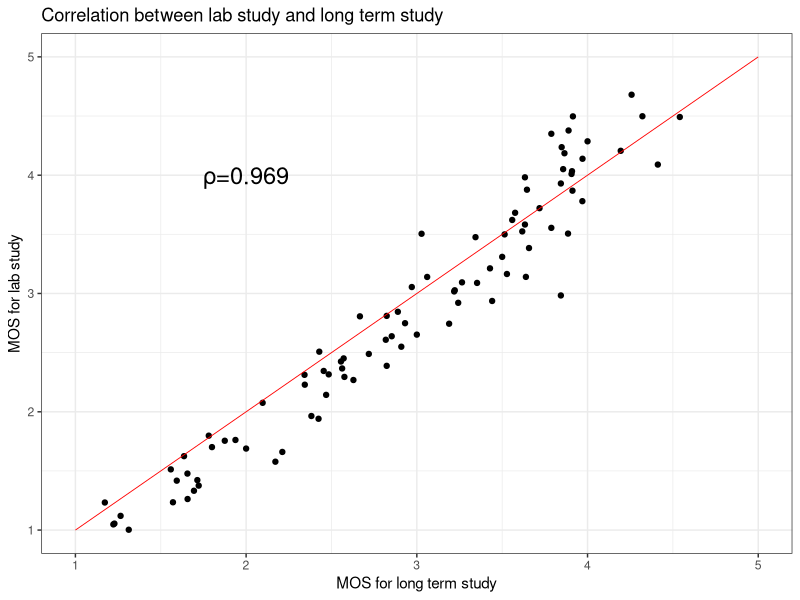
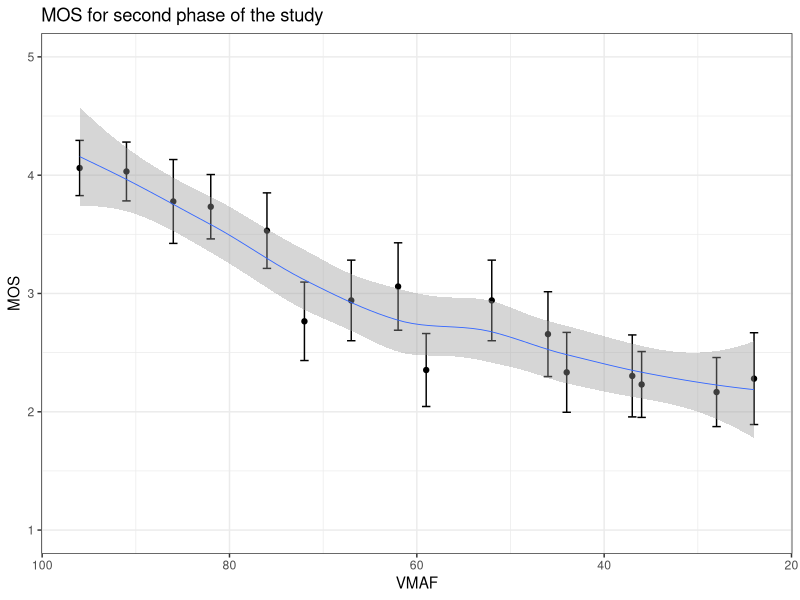
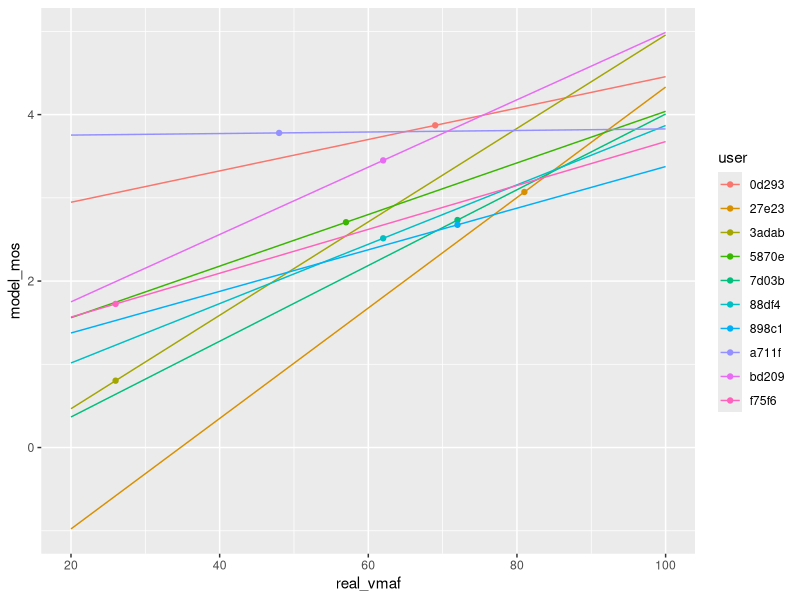
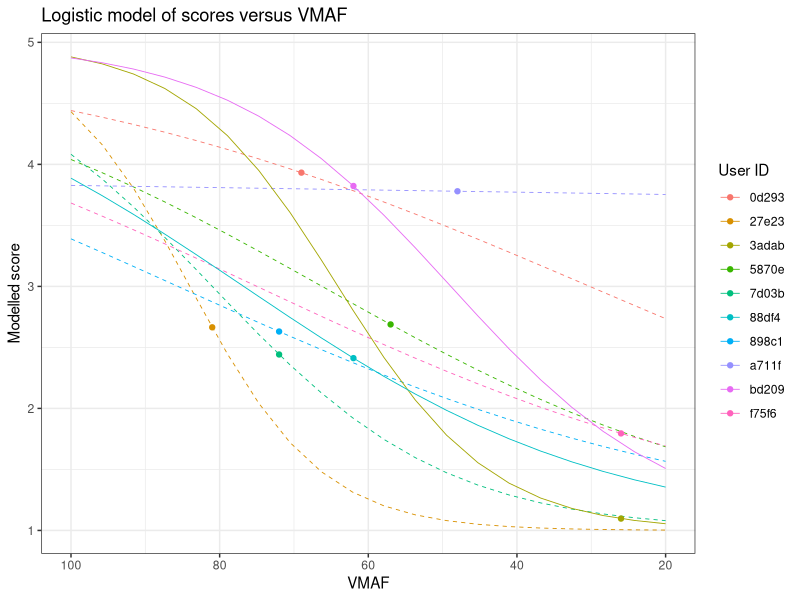
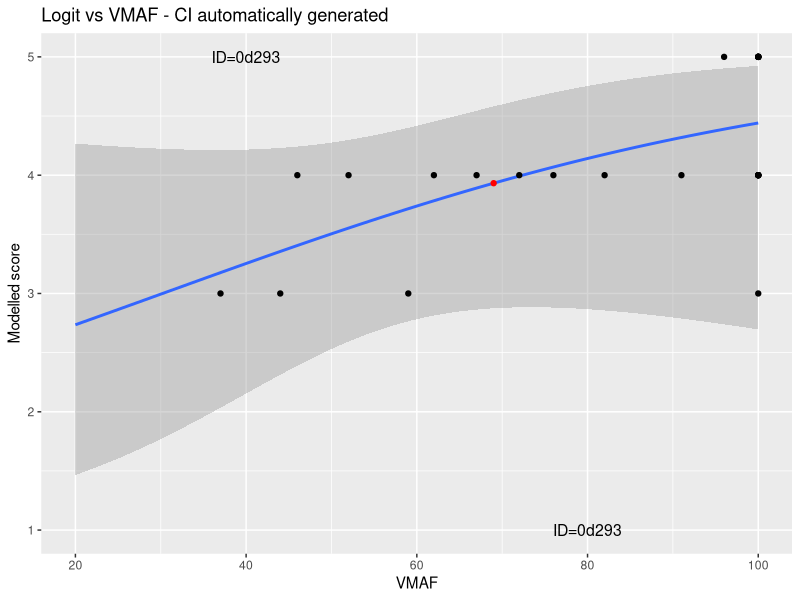
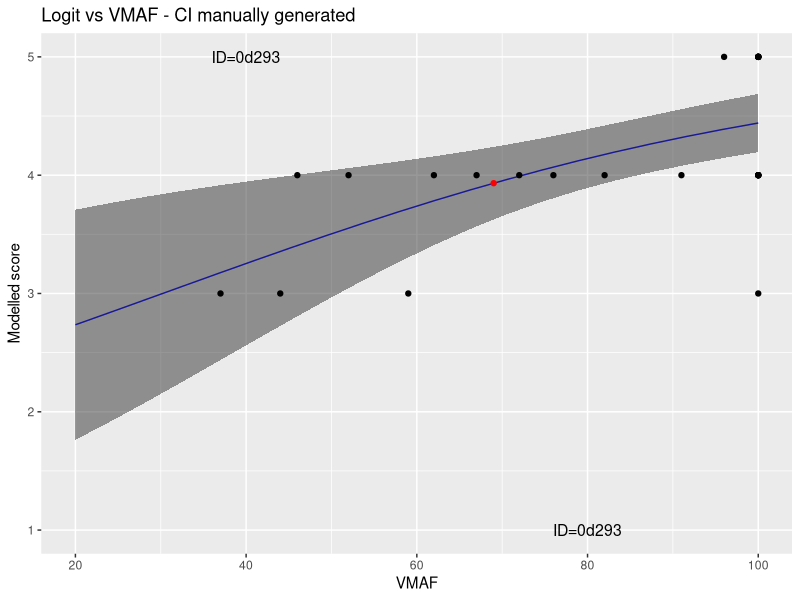
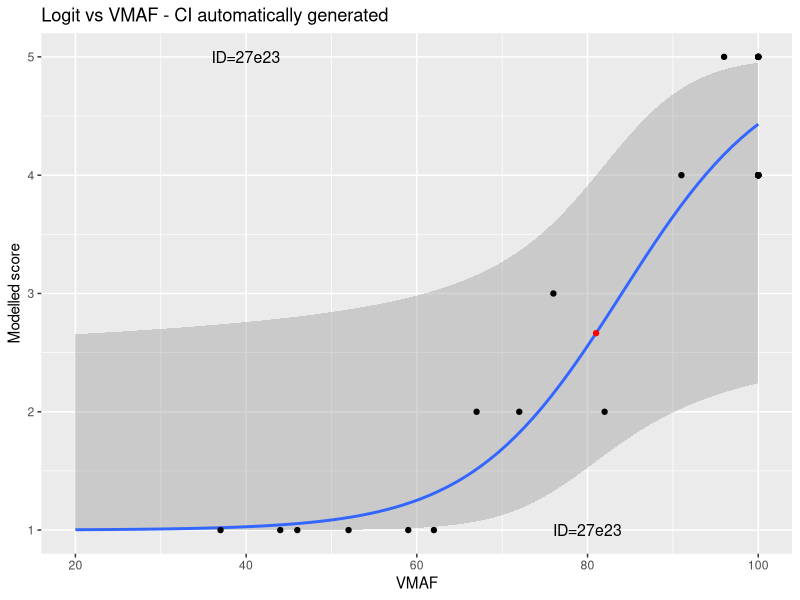
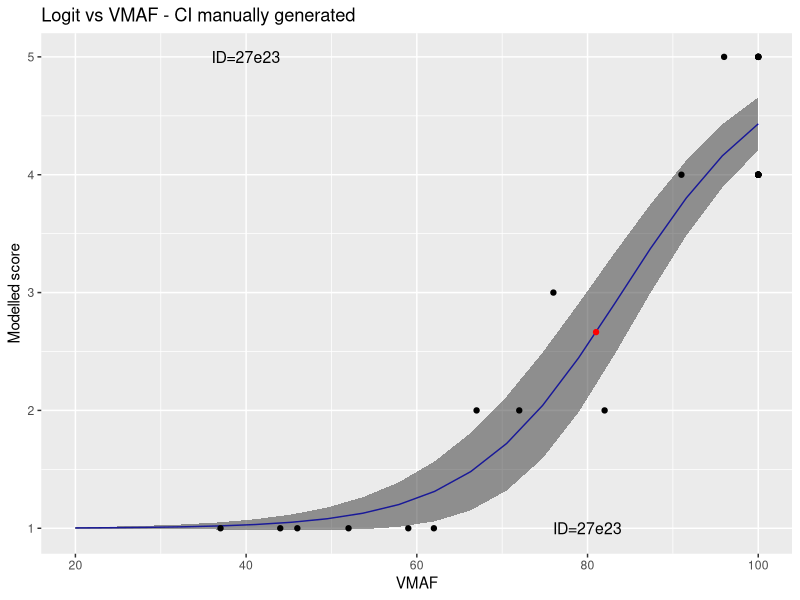

These charts were generated, in order, by the following R code:
## ---- chunk 1
knitr::opts_chunk$set(echo = TRUE)
library(tidyverse)
library(ggplot2)
library(ggthemes)

## ---- chunk 2


## ---- chunk 3
rm(list = ls())
plot_data_raw <- read_csv("phase3_mosLTS_mosFB.csv", col_types = "cnnnn")

plot_data_raw %>%
  ggplot(aes(mos_lts, mos_fb)) +
  geom_point() +
  geom_line(data = tibble(x = c(1, 5), y = c(1, 5)), aes(x, y), color = "red", size = 0.3) + 
  geom_text(label = "") +
  annotate("text",label = 
             sprintf("\U03C1=%.3f", 
                     cor(plot_data_raw$mos_lts, plot_data_raw$mos_fb)), 
           x = 2, y = 4, size = 6) +
  ylim(c(1, 5)) + 
  xlim(c(1, 5)) + labs(title = "Correlation between lab study and long term study", x = "MOS for long term study", y = "MOS for lab study") + theme_bw()

## ---- chunk 4
rm(list = ls())
plot_data_raw <- read_csv("phase2_lts_mos_n.csv", col_types = "cnnnnnn")

plot_data_raw[plot_data_raw$real_vmaf < 100,] %>%
  ggplot(aes(real_vmaf, mos)) +
  geom_point() +
  geom_errorbar(aes(ymin = mos - 1.96*sd/sqrt(n), ymax = mos + 1.96*sd/sqrt(n))) +
  stat_smooth(size = 0.3) +
  ylim(c(1, 5)) + xlim(c(20, 100)) + theme_bw() + labs(title = "MOS for second phase of the study", x = "VMAF", y = "MOS") + scale_x_reverse()


## ---- chunk 5
rm(list = ls())
plot_data_raw <- read_csv("phase2_lts_for_sigmoid.csv", col_types = "cnnfnnn")

plot_data <- plot_data_raw %>%
  mutate(user_short = substr(external_id, 1, 5))

n <- 20 #number of vmafs
fited_vmaf <- tibble(
  user = rep(unique(plot_data$user_short), n), 
  real_vmaf = rep(-1, n*length(unique(plot_data$user_short))),
  model_mos = rep(-1, n*length(unique(plot_data$user_short)))
  )
for (user in unique(plot_data$user_short)) {
  fited_vmaf$real_vmaf[fited_vmaf$user == user] = seq(20, 100, length.out = n)
}

fited_reports <- plot_data[plot_data$report > 0, c("report", "user_short")]
fited_reports$real_vmaf <- fited_reports$report
fited_reports$model_mos <- -1

for (user in unique(plot_data$user_short)) {
  fit_model <- lm(quality ~ real_vmaf, 
                  data = plot_data[plot_data$user_short == user,])
  fited_vmaf$model_mos[fited_vmaf$user == user] <-
    predict(fit_model, fited_vmaf[fited_vmaf$user == user,])
  fited_reports$model_mos[fited_reports$user_short == user] <-
    predict(fit_model, fited_reports[fited_reports$user_short == user,])
}

fited_vmaf %>%
  ggplot(aes(real_vmaf, model_mos, color = user)) + 
    geom_line() +
    geom_point(data = fited_reports, aes(real_vmaf, model_mos, color = user_short))


## ---- chunk 6
rm(list = ls())
plot_data_raw <- read_csv("phase2_lts_for_sigmoid.csv", col_types = "cnnfnnn")
plot_data <- plot_data_raw %>%
  mutate(user_short = substr(external_id, 1, 5))
n <- 20 #number of vmafs
fited_vmaf <- tibble(
  user = rep(unique(plot_data$user_short), n), 
  real_vmaf = rep(-1, n*length(unique(plot_data$user_short))),
  model_mos = rep(-1, n*length(unique(plot_data$user_short)))
  )
for (user in unique(plot_data$user_short)) {
  fited_vmaf$real_vmaf[fited_vmaf$user == user] = seq(20, 100, length.out = n)
}
fited_reports <- plot_data[plot_data$report > 0, c("report", "user_short")]
fited_reports$real_vmaf <- fited_reports$report
fited_reports$model_mos <- -1
plot_data$quality <- (plot_data$quality - 1)/4
# plot_data <- plot_data[plot_data$vmaf < 100,]
for (user in unique(plot_data$user_short)) {
  fit_model <- glm(quality ~ real_vmaf, 
                  data = plot_data[plot_data$user_short == user,], family = quasibinomial)
  summary(fit_model)$coef
  fited_vmaf$model_mos[fited_vmaf$user == user] <-
    predict(fit_model, fited_vmaf[fited_vmaf$user == user,], type = "response")
  fited_reports$model_mos[fited_reports$user_short == user] <-
    predict(fit_model, fited_reports[fited_reports$user_short == user,], type = "response")
}
  fited_vmaf$model_mos <- fited_vmaf$model_mos
  fited_reports$model_mos <- fited_reports$model_mos
  fited_vmaf %>% 
    mutate(isHighlighted = (user == '3adab' | user == '88df4' | user == 'bd209')) %>% 
    ggplot(aes(real_vmaf, model_mos, color = user)) + 
    geom_line(aes(linetype = isHighlighted), size=0.3) +
    geom_point(data = fited_reports, aes(real_vmaf, model_mos, color = user_short)) + scale_y_continuous( labels=function(x)x*4+1 ) +
    # stat_smooth(method = glm, method.args = list(family = "quasibinomial")) +
    labs(title = "Logistic model of scores versus VMAF", x = "VMAF", y = "Modelled score", color = "User ID") + theme_bw() + scale_linetype_manual(values = c("dashed", "solid"), guide = "none") + scale_x_reverse()

## ---- chunk 7

rm(list = ls())
plot_data_raw <- read_csv("phase2_lts_for_sigmoid.csv", col_types = "cnnfnnn")
plot_data <- plot_data_raw %>%
  mutate(user_short = substr(external_id, 1, 5))
n <- 20 #number of vmafs
z <- unique(plot_data$user_short)
for (x in 1:10){
  user_id = z[x]
  plot_x <- plot_data[grepl(user_id, plot_data$user_short),]
  fited_vmaf <- tibble(
  user = rep(unique(plot_x$user_short), n), 
  real_vmaf = rep(0, n*length(unique(plot_x$user_short))), model_mos = rep(0, n*length(unique(plot_x$user_short))))
  fited_vmaf$real_vmaf[fited_vmaf$user == user_id] = seq(20, 100, length.out = n)
  fited_reports <- plot_x[plot_x$report > 0, c("report", "user_short")]
  fited_reports$real_vmaf <- fited_reports$report
  fited_reports$model_mos <- -1
  plot_x$quality <- (plot_x$quality - 1)/4
# plot_data <- plot_data[plot_data$vmaf < 100,]
  fit_model <- glm(quality ~ real_vmaf, data = plot_x[plot_x$user_short == user_id,], family = quasibinomial)
  summary(fit_model)$coef
  plotdat <- data.frame(fited_vmaf[fited_vmaf$user == user_id,])
  fited_vmaf$model_mos[fited_vmaf$user == user_id] <-
  predict(fit_model, newdata = plotdat, type = "response")
  pred <- predict(fit_model, newdata = plotdat, type = "response", se.fit = TRUE)
  str(pred)
  fited_reports$model_mos[fited_reports$user_short == user_id] <-
  predict(fit_model, fited_reports[fited_reports$user_short == user_id,], type = "response")

  p <- ggplot(data = fited_vmaf, aes(real_vmaf, model_mos)) + scale_y_continuous( labels=function(x)x*4+1) +
  geom_smooth(method = glm, method.args = list(family = "binomial"), se = TRUE) + labs(title = "Logit vs VMAF - CI automatically generated", x = "VMAF", y = "Modelled score") +   geom_point(data = fited_reports, aes(real_vmaf, model_mos), color = "red") + annotate("text",label = sprintf("ID=%s", user_id), x = 40, y = 1, size = 4) + geom_point(data = plot_x, aes(real_vmaf, quality), color = "black") +  annotate("text",label = sprintf("ID=%s", user_id), x = 80, y = 0, size = 4)
  
  print(p)
  
  
preddat <- predict(fit_model, newdata = plotdat, type = "response", se.fit = TRUE) %>% 
  as.data.frame() %>% 
  mutate(real_vmaf = fited_vmaf$real_vmaf,
  lower = fit - 1.96*se.fit, 
  upper = fit + 1.96*se.fit) 

  
  t <-ggplot(data = preddat, aes(x = real_vmaf, 
                   y = fit)) + 
  geom_line(colour = "blue") + 
  geom_ribbon(aes(ymin = lower,
                  ymax = upper), 
              alpha = 0.5) + 
  scale_y_continuous(labels=function(x)x*4+1) + labs(title = "Logit vs VMAF - CI manually generated", x = "VMAF", y = "Modelled score") + annotate("text",label = sprintf("ID=%s", user_id), x = 40, y = 1, size = 4)  + geom_point(data = fited_reports, aes(real_vmaf, model_mos), color = "red") + geom_point(data = plot_x, aes(real_vmaf, quality), color = "black") + annotate("text",label = sprintf("ID=%s", user_id), x = 80, y = 0, size = 4)
  
  print(t)
}

